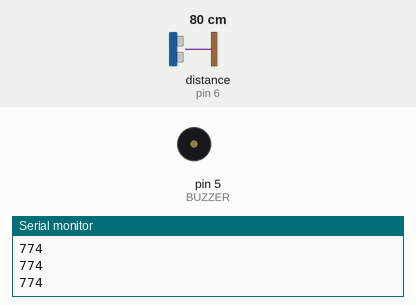
Recording of a sketch running on a simulated Arduino Uno, built with avr-gcc and run on an emulated ATmega328P. On the bench: buzzer (waves = sounding, pin HIGH), the last lines printed to the serial monitor. Wiring (inferred from the names in the program): ultrasonic range finder: trigger pin 7; echo pin 6. Inputs (shaded band) come from the test bench; at power-on: distance to the obstacle (sensor on pin 6) 80 cm. The echo pulse lasts 58.3 µs per cm; pins used as bus, display or sensor lines are not drawn.

Above: at 1.2 s.
1.3 s: distance to the obstacle (sensor on pin 6) set to 17 cm
2.8 s: distance to the obstacle (sensor on pin 6) set to 14 cm
At 3.5 s:
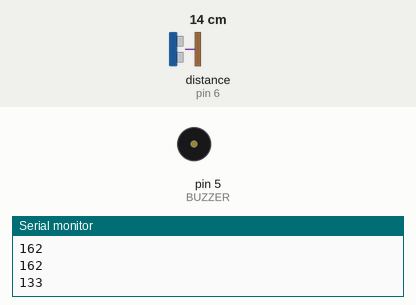
5.8 s: distance to the obstacle (sensor on pin 6) set to 8 cm
At 6.61 s:
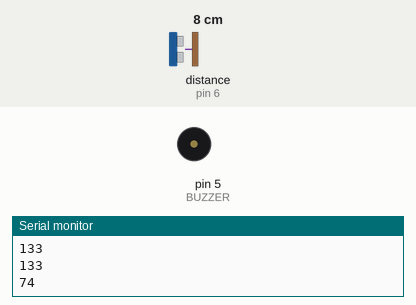
8.8 s: distance to the obstacle (sensor on pin 6) set to 5 cm
At 10.2 s:
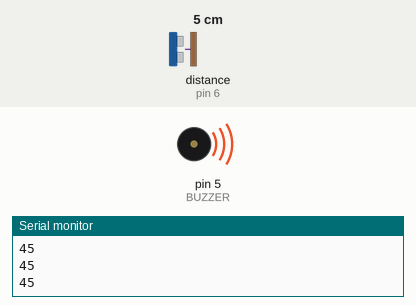
10.5 s: distance to the obstacle (sensor on pin 6) set to 9 cm
At 10.76 s:
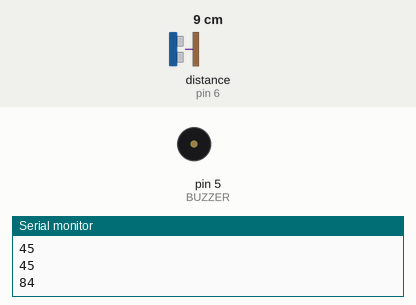
Timing chart, 0 to 14.5 s (numbered marks = the images above; inputs shaded):
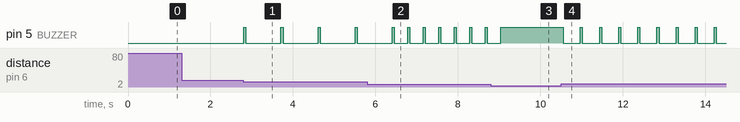

The sketch:

sensore_parcheggio.ino
```cpp
/*
 * Programma dimostrativo per dimostrare come funziona il
 * Sonar HC-SR04.
 *
 * In questo programma utilizziamo il valore corrispondente
 * alla distanza degli ostacoli per generare dei suoni.
 *
 * - quando l'ostacolo è molto lontano, il buzzer è spento;
 *
 * - quando gli ostacoli sono nell'area di prossimità, viene
 *   prodotto un beep a cadenza regolare, tanto più radida
 *   quanto più vicino è l'ostacolo;
 *
 * - quando gli ostacoli sono a ridosso del sensore, viene
 *   emesso un sibilo continuo.
 *
 *
 * Visualizza l'esperienza di laboratorio completa:
 * https://youtu.be/anoGPaztyF4
 */

#define  BUZZER              5
#define  TEMPO_CICALINO_MS  50

#define  SONAR_ECHO          6
#define  SONAR_TRIG          7

#define  DISTANZA_MIN_MM    60
#define  DISTANZA_MAX_MM   150
#define  ATTESA_MIN_MS     200
#define  ATTESA_MAX_MS    1000


void setup()
{
  Serial.begin(9600);

  pinMode( BUZZER,     OUTPUT );
  digitalWrite( BUZZER, LOW );

  pinMode( SONAR_ECHO, INPUT );
  pinMode( SONAR_TRIG, OUTPUT );
}


void loop()
{
  unsigned long t, d;

  /* produco impulso */
  digitalWrite( SONAR_TRIG, HIGH );
  delayMicroseconds( 10 );
  digitalWrite( SONAR_TRIG, LOW );

  /* leggo il segnale di ritorno */
  t = pulseIn( SONAR_ECHO, HIGH, 30000 ); /* oltre i 450 cm ritorna 0 */

  /* calcolo distanza */
  d = t / 6;  /* approssimata ed espressa in millimetri */

  /* scrivo distanza */
  Serial.println( d );


  if (d != 0) {
    if (d <= DISTANZA_MIN_MM) {
      /* SUONO CONTINUO */
      digitalWrite( BUZZER, HIGH );
    }
    else if (d > DISTANZA_MAX_MM ) {
      /* NESSUN SUONO */
      digitalWrite( BUZZER, LOW );
    }
    else {
      /* SUONA UN BEEP */
      digitalWrite( BUZZER, HIGH );
      delay( TEMPO_CICALINO_MS );
      digitalWrite( BUZZER, LOW );

      delay( map(d, DISTANZA_MIN_MM, DISTANZA_MAX_MM, ATTESA_MIN_MS, ATTESA_MAX_MS) );
    }
  }
}
```

Measured:
- the behaviour switches between 16 and 15 cm on distance to the obstacle (sensor on pin 6) (found by bisection; images 0 and 1)
- the behaviour switches between 7 and 6 cm on distance to the obstacle (sensor on pin 6) (found by bisection; images 2 and 3)
- after the input at 2.8 s, pin 5 (BUZZER): alternates HIGH for 0.05 s and LOW for 0.85 s, starting at once
- after the input at 5.8 s, pin 5 (BUZZER): alternates HIGH for 0.05 s and LOW for 0.33 s, starting after 0.98 s
- after the input at 8.8 s, pin 5 (BUZZER): goes on until 9.0 s, then stays HIGH
- after the input at 10.5 s, pin 5 (BUZZER): alternates HIGH for 0.05 s and LOW for 0.41 s, starting after 0.05 s
